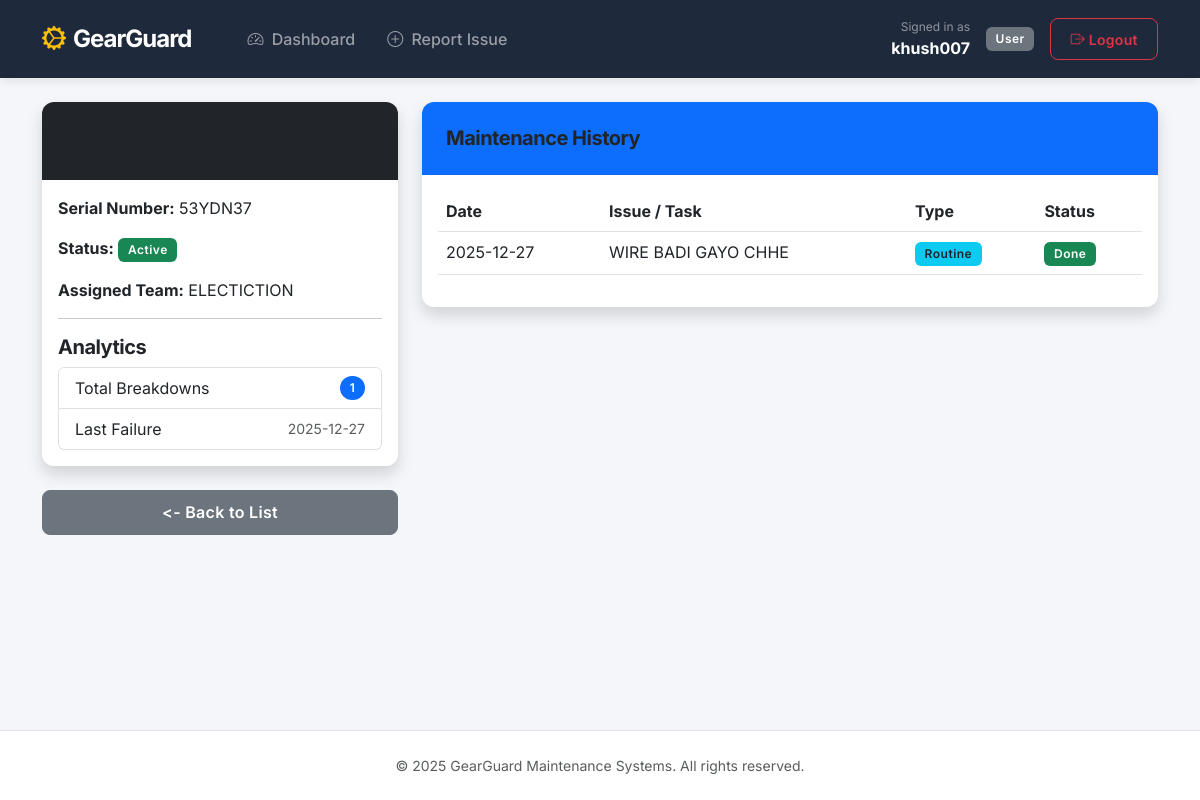
The page /equipment/3 (signed in) on the database its author committed.
### models/user.py (models this page shows, shortened)
class User(UserMixin, db.Model):
    id = db.Column(db.Integer, primary_key=True)
    username = db.Column(db.String(150), unique=True, nullable=False)
    email = db.Column(db.String(150), unique=True, nullable=True)
    password_hash = db.Column(db.String(200), nullable=True)
    role = db.Column(db.String(50), default='User')
    team_id = db.Column(db.Integer, db.ForeignKey('team.id'), nullable=True)

### models/equipment.py (models this page shows)
class Equipment(db.Model):
    id = db.Column(db.Integer, primary_key=True)
    name = db.Column(db.String(100), nullable=False)
    serial_number = db.Column(db.String(50), unique=True, nullable=False)
    location = db.Column(db.String(100), nullable=True)
    warranty_expiration = db.Column(db.Date, nullable=True)
    team_id = db.Column(db.Integer, db.ForeignKey('team.id'))
    status = db.Column(db.String(20), default='Active')
    assigned_team = db.relationship('Team', backref='equipment_list')

### models/team.py (models this page shows)
class Team(db.Model):
    id = db.Column(db.Integer, primary_key=True)
    name = db.Column(db.String(100), nullable=False) # e.g., "IT Support"
    members = db.relationship('User', backref='team', lazy=True)

### models/request.py (models this page shows)
class MaintenanceRequest(db.Model):
    id = db.Column(db.Integer, primary_key=True)
    title = db.Column(db.String(200), nullable=False)
    description = db.Column(db.Text, nullable=True)
    priority = db.Column(db.String(20), default='Medium')
    attachment = db.Column(db.String(300), nullable=True)
    current_location = db.Column(db.String(150), nullable=False)
    request_type = db.Column(db.String(50), default='Corrective')
    scheduled_date = db.Column(db.Date, nullable=True)
    equipment_id = db.Column(db.Integer, db.ForeignKey('equipment.id'))
    team_id = db.Column(db.Integer, db.ForeignKey('team.id'))
    created_by_id = db.Column(db.Integer, db.ForeignKey('user.id'))
    status = db.Column(db.String(20), default='New')
    created_at = db.Column(db.DateTime, default=datetime.utcnow)
    admin_response = db.Column(db.String(500), nullable=True)
    estimated_completion = db.Column(db.Date, nullable=True)
    equipment = db.relationship('Equipment')
    team = db.relationship('Team')
    creator = db.relationship('User', backref='my_requests')

### app.py (the view)
@app.route('/equipment/<int:id>')
@login_required
def view_equipment(id):
    asset = Equipment.query.get_or_404(id)
    history = MaintenanceRequest.query.filter_by(equipment_id=id).order_by(MaintenanceRequest.created_at.desc()).all()
    stats = {'total': len(history), 'last': history[0].created_at.strftime('%Y-%m-%d') if history else "Never"}
    return render_template('equipment/view.html', asset=asset, history=history, stats=stats)

### app.py (called while the page is built)
@login_manager.user_loader
def load_user(user_id):
    return db.session.get(User, int(user_id))

@app.before_request
def create_tables():
    if getattr(app, 'tables_created', False):
        return
    app.tables_created = True
    with app.app_context():
        db.create_all()

@app.context_processor
def inject_now():
    return {'now': datetime.utcnow}

### templates/equipment/view.html
{% extends "layouts/base.html" %}
{% block content %}
<div class="row">
    <div class="col-md-4">
        <div class="card shadow mb-4">
            <div class="card-header bg-dark text-white">
                <h4 class="m-0">{{ asset.name }}</h4>
            </div>
            <div class="card-body">
                <p><strong>Serial Number:</strong> {{ asset.serial_number }}</p>
                <p><strong>Status:</strong>
                    <span class="badge {% if asset.status == 'Active' %}bg-success{% else %}bg-danger{% endif %}">
                        {{ asset.status }}
                    </span>
                </p>
                <p><strong>Assigned Team:</strong> {{ asset.assigned_team.name }}</p>
                <hr>
                <h5>Analytics</h5>
                <ul class="list-group">
                    <li class="list-group-item d-flex justify-content-between align-items-center">
                        Total Breakdowns
                        <span class="badge bg-primary rounded-pill">{{ stats.total }}</span>
                    </li>
                    <li class="list-group-item d-flex justify-content-between align-items-center">
                        Last Failure
                        <small class="text-muted">{{ stats.last }}</small>
                    </li>
                </ul>
            </div>
        </div>
        <a href="/equipment" class="btn btn-secondary w-100"><- Back to List</a>
    </div>
    <div class="col-md-8">
        <div class="card shadow">
            <div class="card-header bg-primary text-white">
                <h5 class="m-0">Maintenance History</h5>
            </div>
            <div class="card-body">
                {% if history %}
                <div class="table-responsive">
                    <table class="table table-hover">
                        <thead>
                            <tr>
                                <th>Date</th>
                                <th>Issue / Task</th>
                                <th>Type</th>
                                <th>Status</th>
                            </tr>
                        </thead>
                        <tbody>
                            {% for req in history %}
                            <tr>
                                <td>{{ req.created_at.strftime('%Y-%m-%d') }}</td>
                                <td>{{ req.title }}</td>
                                <td>
                                    {% if req.request_type == 'Preventive' %}
                                    <span class="badge bg-info text-dark">Routine</span>
                                    {% else %}
                                    <span class="badge bg-warning text-dark">Breakdown</span>
                                    {% endif %}
                                </td>
                                <td>
                                    {% if req.status == 'New' %}<span class="badge bg-danger">New</span>
                                    {% elif req.status == 'In Progress' %}<span class="badge bg-primary">In Progress</span>
                                    {% else %}<span class="badge bg-success">Done</span>{% endif %}
                                </td>
                            </tr>
                            {% endfor %}
                        </tbody>
                    </table>
                </div>
                {% else %}
                <p class="text-muted text-center p-3">No maintenance records found. This machine is brand new!</p>
                {% endif %}
            </div>
        </div>
    </div>
</div>
{% endblock %}

### templates/layouts/base.html (shortened to what this page needs)
<!DOCTYPE html>
<html lang="en">
<head>
    <link href="https://cdn.jsdelivr.net/npm/bootstrap@5.3.0/dist/css/bootstrap.min.css" rel="stylesheet">
    <link rel="stylesheet" href="https://cdn.jsdelivr.net/npm/bootstrap-icons@1.11.0/font/bootstrap-icons.css">
    <link rel="stylesheet" href="https://cdnjs.cloudflare.com/ajax/libs/animate.css/4.1.1/animate.min.css"/>
    <link rel="stylesheet" href="{{ url_for('static', filename='css/style.css') }}">
</head>
<body class="d-flex flex-column min-vh-100">
    <nav class="navbar navbar-expand-lg navbar-dark bg-dark py-3 mb-4">
        <div class="container">
            <a class="navbar-brand fw-bold d-flex align-items-center" href="/">
                <i class="bi bi-gear-wide-connected text-warning me-2 fs-4"></i>
                GearGuard
            </a>
            <div class="collapse navbar-collapse" id="navbarNav">
                <ul class="navbar-nav me-auto ms-lg-4">
                    <li class="nav-item">
                        <a class="nav-link" href="/"><i class="bi bi-speedometer2 me-1"></i> Dashboard</a>
                    </li>
                    {% if current_user.is_authenticated and current_user.role != 'Admin' %}
                         <li class="nav-item">
                            <a class="nav-link" href="/request/create"><i class="bi bi-plus-circle me-1"></i> Report Issue</a>
                        </li>
                    {% endif %}
                </ul>
                <div class="d-flex align-items-center">
                    {% if current_user.is_authenticated %}
                        <div class="text-end me-3 d-none d-lg-block">
                            <small class="text-white-50 d-block" style="font-size: 0.75rem;">Signed in as</small>
                            <span class="text-white fw-bold">{{ current_user.username }}</span>
                        </div>
                        <span class="badge {% if current_user.role == 'Admin' %}bg-warning text-dark{% else %}bg-secondary{% endif %} me-3">
                            {{ current_user.role }}
                        </span>
                        <a href="/logout" class="btn btn-outline-danger btn-sm">
                            <i class="bi bi-box-arrow-right"></i> Logout
                        </a>
                    {% endif %}
                </div>
            </div>
        </div>
    </nav>
    <div class="container flex-grow-1">
        {% block content %}{% endblock %}
    </div>
    <footer class="bg-white border-top py-4 mt-5 text-center text-muted small">
        <div class="container">
            <p class="mb-0">© 2025 GearGuard Maintenance Systems. All rights reserved.</p>
        </div>
    </footer>
</body>
</html>

### static/css/style.css (style rules this page uses)
:root { --font-main: 'Inter', system-ui, -apple-system, sans-serif; --primary-color: #0d6efd; --secondary-color: #6c757d; --success-color: #198754; --danger-color: #dc3545; --dark-color: #212529; --bg-body: #f3f5f9; --card-shadow: 0 10px 20px rgba(0,0,0,0.05), 0 6px 6px rgba(0,0,0,0.05); --hover-shadow: 0 15px 30px rgba(0,0,0,0.1), 0 10px 10px rgba(0,0,0,0.05); --border-radius: 12px; }
body { font-family: var(--font-main); background-color: var(--bg-body); color: #495057; -webkit-font-smoothing: antialiased; }
h1, h2, h3, h4, h5, h6 { color: var(--dark-color); font-weight: 700; letter-spacing: -0.5px; }
a { text-decoration: none; transition: all 0.2s ease; }
.card { border: none; border-radius: var(--border-radius); box-shadow: var(--card-shadow); transition: transform 0.2s ease, box-shadow 0.2s ease; background: #ffffff; overflow: hidden; }
.card-header { background-color: #ffffff; border-bottom: 1px solid rgba(0,0,0,0.05); padding: 1.5rem; font-weight: 600; }
.btn { border-radius: 8px; padding: 0.6rem 1.2rem; font-weight: 600; letter-spacing: 0.3px; transition: all 0.2s ease; }
.navbar { background: #1e293b !important; box-shadow: 0 4px 12px rgba(0,0,0,0.1); padding-top: 1rem; padding-bottom: 1rem; }
.navbar-brand { font-weight: 800; font-size: 1.5rem; letter-spacing: -1px; }
.nav-link { font-weight: 500; padding: 0.5rem 1rem !important; border-radius: 6px; }
.badge { padding: 0.5em 0.8em; font-weight: 600; letter-spacing: 0.5px; }

### templates/layouts/base.html (style rules this page uses)
body { font-family: 'Inter', sans-serif; background-color: #f4f6f9; }
.navbar { box-shadow: 0 2px 10px rgba(0,0,0,0.1); }
.nav-link { transition: color 0.2s; font-weight: 500; }

### rows shown on the page
User: username "khush007", role "User"
Equipment: serial_number "53YDN37", status "Active"
Team: assigned_team.name "ELECTICTION"
MaintenanceRequest: created_at "2025-12-27", title "WIRE BADI GAYO CHHE", request_type "Routine", status "Done"

### other values the page prints
{{ stats.total }} "1"
{{ stats.last }} "2025-12-27"
